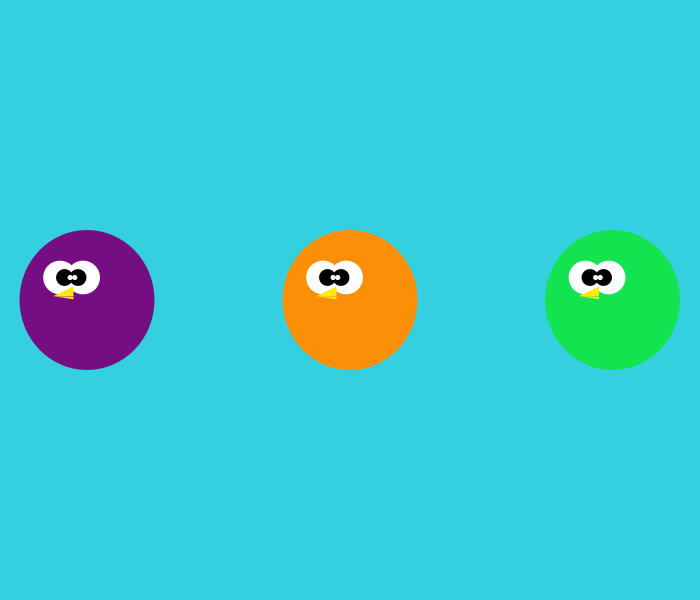
Frame 1 (no input)
Frame 60 (the mouse pressed at the canvas centre just before this capture): identical to frame 1, image omitted
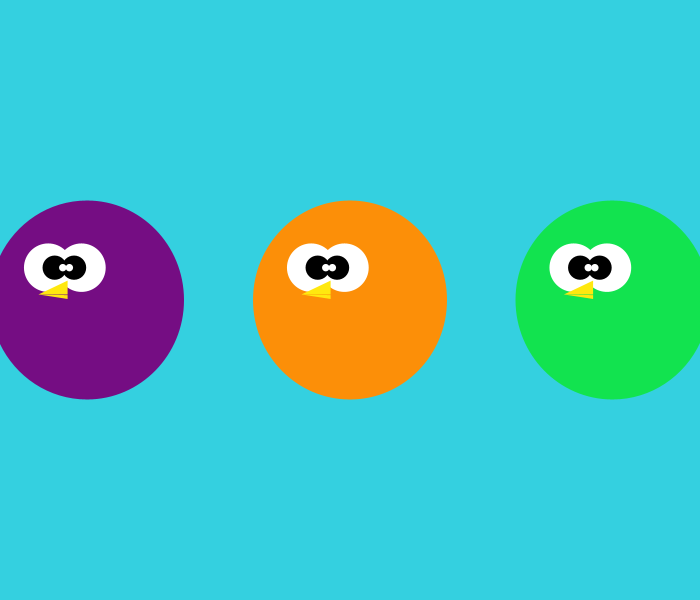
Frame 120 (the mouse held since frame 60 and released just before this capture)

The Processing sketch that drew these frames (run headless with seeded random() and noise(); from frame 60 on, the mouse is pressed at the canvas centre):

// Processing sketch: processing_144807
// ── processing_144807.pde

float x;
float x2;
float x3;
float y;
color purple = color(117,13,131);
color orange = color(252, 143, 8);
color green = color (18, 227, 79);
float radius = 135;
int offset =30;
int interval = 25;

void setup() {
  size(700,600);
  smooth();
  x=width/5;
  y=height/2;
}

void draw() {
 background(52,208,224);
 smooth();
 bird(width/4/2,y,purple,radius);
 bird(width/4*2, y, orange, radius);
 bird(width/4*3.5, y, green, radius);

 
  if (keyPressed) { //fried eggs/flower
    if (key == 'f' || key =='F'){
    egg(mouseY); //fried eggs/flower move
  }
  }
  if(mousePressed){   // grow
  
    radius++;
  } else {
    radius=radius;
  }
  if(keyPressed){ 
 if (key == 'b' || key == 'B') {    //smaller but functions reverse instruction when bird is made too small
    radius--;             
  }
  }
  else {
    radius=radius;
  }
 } 

void egg(float tempX){ //draw fried egg
  for(int y=0;y<height;y+=180){
     for(float x=tempX;x<width;x+=150){
       println(tempX);
          for(int i=0; i<360; i+=interval){
              fill(250,250,250);
              ellipse(x, y,i/5,i/offset);
              fill(250,250,0);
              ellipse(x, y,i/15, i/offset);
              
        }
     }
    }
}




void bird(float tempX, float tempY, color clr, float tempRadius) {
  fill(clr);
  noStroke();
 
  //body
  ellipse(tempX, tempY, tempRadius, tempRadius+5);

  //eyes
  fill(255); //whites of the eye
  ellipse(tempX-tempRadius/5,tempY-tempRadius/6,tempRadius/4,tempRadius/4);
  ellipse(tempX-tempRadius/35,tempY-tempRadius/6,tempRadius/4,tempRadius/4);
  fill(0); //middle
  ellipse(tempX-tempRadius/6,tempY-tempRadius/6,tempRadius/8,tempRadius/8);
  ellipse(tempX-tempRadius/15,tempY-tempRadius/6,tempRadius/8,tempRadius/8);
  fill(255); //inner 
   ellipse(tempX-tempRadius/8,tempY-tempRadius/6,tempRadius/26,tempRadius/26);
    ellipse(tempX-tempRadius/11,tempY-tempRadius/6,tempRadius/26,tempRadius/26);

  //beak
  fill(255,232,15);
  triangle(tempX-tempRadius/10,tempY-tempRadius/10,tempX-tempRadius/10,tempY-tempRadius/35,tempX-tempRadius/4,tempY-tempRadius/35);//top
  triangle(tempX-tempRadius/10,tempY-tempRadius/40,tempX-tempRadius/10,tempY-tempRadius/190,tempX-tempRadius/4,tempY-tempRadius/35);//bottom
 //wing
 //noStroke();
  //fill(117,13,171);
 // triangle(300,220,360,220,340,265);

}
